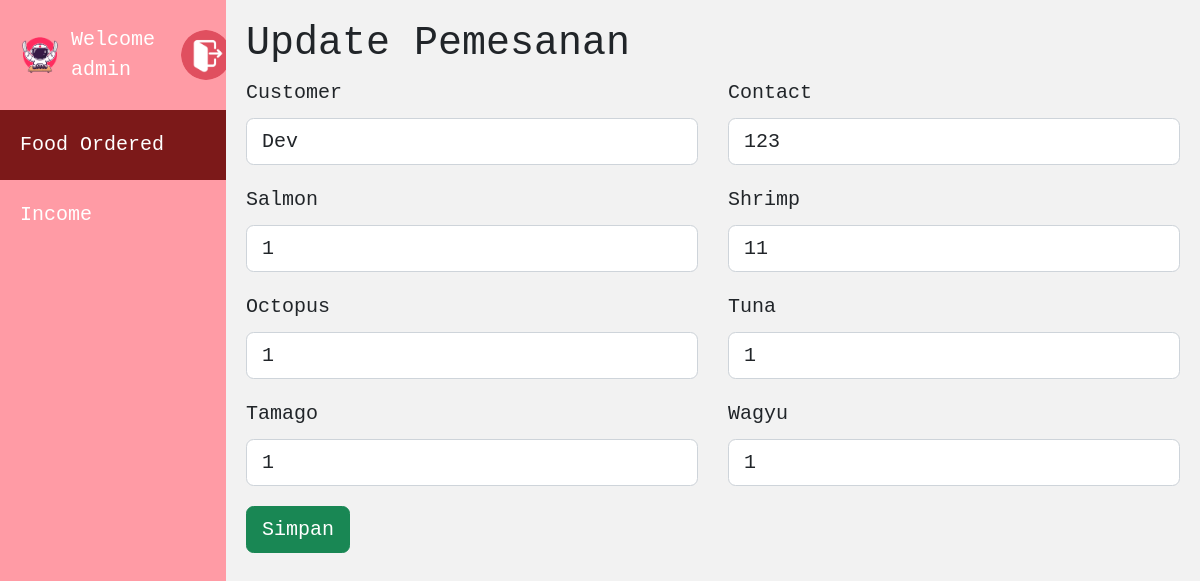
The page /edit.php?order_id=2 (signed in) on the database its author committed.
### tables this page shows
CREATE TABLE `food` (
  `order_id` int(100) NOT NULL,
  `customer` varchar(100) NOT NULL,
  `contact` varchar(100) NOT NULL,
  `salmon` int(100) NOT NULL,
  `shrimp` int(100) NOT NULL,
  `octopus` int(100) NOT NULL,
  `tuna` int(100) NOT NULL,
  `tamago` int(100) NOT NULL,
  `wagyu` int(100) NOT NULL
);

### edit.php (the view, shortened to what this page needs)
<!DOCTYPE html>
<html lang="en">
    <link href="https://cdn.jsdelivr.net/npm/bootstrap@5.2.3/dist/css/bootstrap.min.css" rel="stylesheet">
    <link rel="stylesheet" href="style/admin.css">
</head>
<body>
<div id="pgside">
      <div id="pguser">
        <img src="assets/adminLogo.png"/>
        <i class="txt">Welcome  <?php echo $_SESSION['name']; ?></i>
        <a href="logout.php">
          <img src="assets/logout.png" alt="">
        </a>
      </div>
      <a href="admin_panel.php" class="current">
        <i class="txt">Food Ordered</i>
      </a>
      <a href="#">
        <i class="txt">Income</i>
      </a>
    </div>
    <main id="pgmain">
      <h2>Update Pemesanan</h2>
        <?php
            include 'connection.php';
            $order_id = $_GET["order_id"];
            $query = mysqli_query($conn, "SELECT * FROM food WHERE order_id = $order_id");
            while($data = mysqli_fetch_array($query)){
            ?>
                <form action="update.php" method="POST">
                    <div class="row">
                        <div class="col-6">
                            <div class="mb-3">
                                <label for="exampleFormControlInput1" class="form-label">Customer</label>
                                <input type="text" name="customer" class="form-control" id="exampleFormControlInput1" value="<?php echo $data['customer'] ?>">
                            </div>
                        </div>
                        <div class="col-6">
                            <div class="mb-3">
                                <label for="exampleFormControlInput1" class="form-label">Contact</label>
                                <input type="text" name="contact" class="form-control" id="exampleFormControlInput1" value="<?php echo $data['contact'] ?>">
                            </div>
                        </div>
                        <div class="col-6">
                            <div class="mb-3">
                                <label for="exampleFormControlInput1" class="form-label">Salmon</label>
                                <input type="text" name="salmon" class="form-control" id="exampleFormControlInput1" value="<?php echo $data['salmon'] ?>">
                            </div>
                        </div>
                        <div class="col-6">
                            <div class="mb-3">
                                <label for="exampleFormControlInput1" class="form-label">Shrimp</label>
                                <input type="text" name="shrimp" class="form-control" id="exampleFormControlInput1" value="<?php echo $data['shrimp'] ?>">
                            </div>
                        </div>
                        <div class="col-6">
                            <div class="mb-3">
                                <label for="exampleFormControlInput1" class="form-label">Octopus</label>
                                <input type="text" name="octopus" class="form-control" id="exampleFormControlInput1" value="<?php echo $data['octopus'] ?>">
                            </div>
                        </div>
                        <div class="col-6">
                            <div class="mb-3">
                                <label for="exampleFormControlInput1" class="form-label">Tuna</label>
                                <input type="text" name="tuna" class="form-control" id="exampleFormControlInput1" value="<?php echo $data['tuna'] ?>">
                            </div>
                        </div>
                        <div class="col-6">
                            <div class="mb-3">
                                <label for="exampleFormControlInput1" class="form-label">Tamago</label>
                                <input type="text" name="tamago" class="form-control" id="exampleFormControlInput1" value="<?php echo $data['tamago'] ?>">
                            </div>
                        </div>
                        <div class="col-6">
                            <div class="mb-3">
                                <label for="exampleFormControlInput1" class="form-label">Wagyu</label>
                                <input type="text" name="wagyu" class="form-control" id="exampleFormControlInput1" value="<?php echo $data['wagyu'] ?>">
                            </div>
                        </div>
                        </div>
                        <button type="submit" class="btn btn-success">Simpan</button>
                </form>
            <?php
            }
        ?>
    </main>
  </body>
  </html>

### style/admin.css (style rules this page uses)
* { margin: 0; padding: 0; font-family: monospace; font-size: x-large; box-sizing: border-box; }
body { display: flex; min-height: 100vh; padding: 0; margin: 0; }
#pgside { width: 15rem; transition: width 0.2s; background: #ff9ba5; }
#pgside #pguser { display: flex; align-items: center; padding: 10px 15px; gap: 0.3rem; }
#pgside #pguser img { width: 50px; border-radius: 50% }
#pgside #pguser a { width: 50px; border-radius: 50%; }
#pgside, #pgside a { color: #fff; }
#pgside a { display: block; padding: 20px; width: 100%; text-decoration: none; cursor: pointer; }
#pgside a.current { background: #7c1919; }
#pgside i.ico, #pgside i.txt { font-style: normal; }
#pgmain { flex-grow: 1; padding: 20px; background: #f2f2f2; }

### rows shown on the page
food: customer "Dev", contact "123", salmon "1", shrimp "11", octopus "1", tuna "1", tamago "1", wagyu "1"

### other values the page prints
$_SESSION['name'] "admin"
